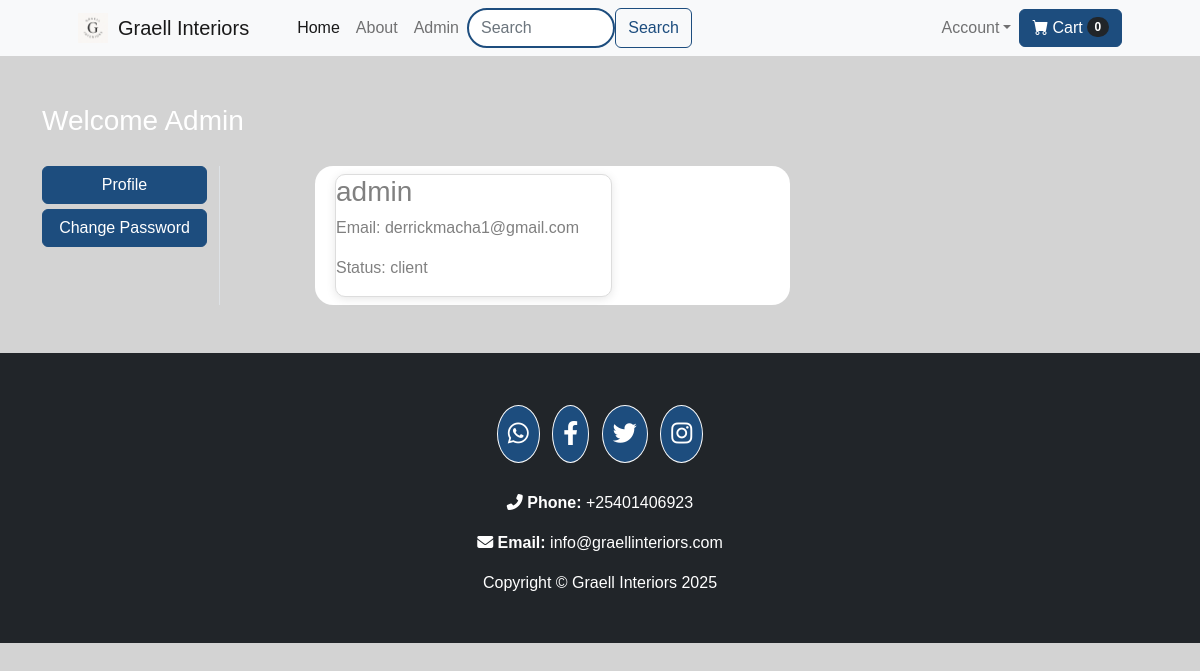
Before: /profile/2 (signed in) with the older database file.
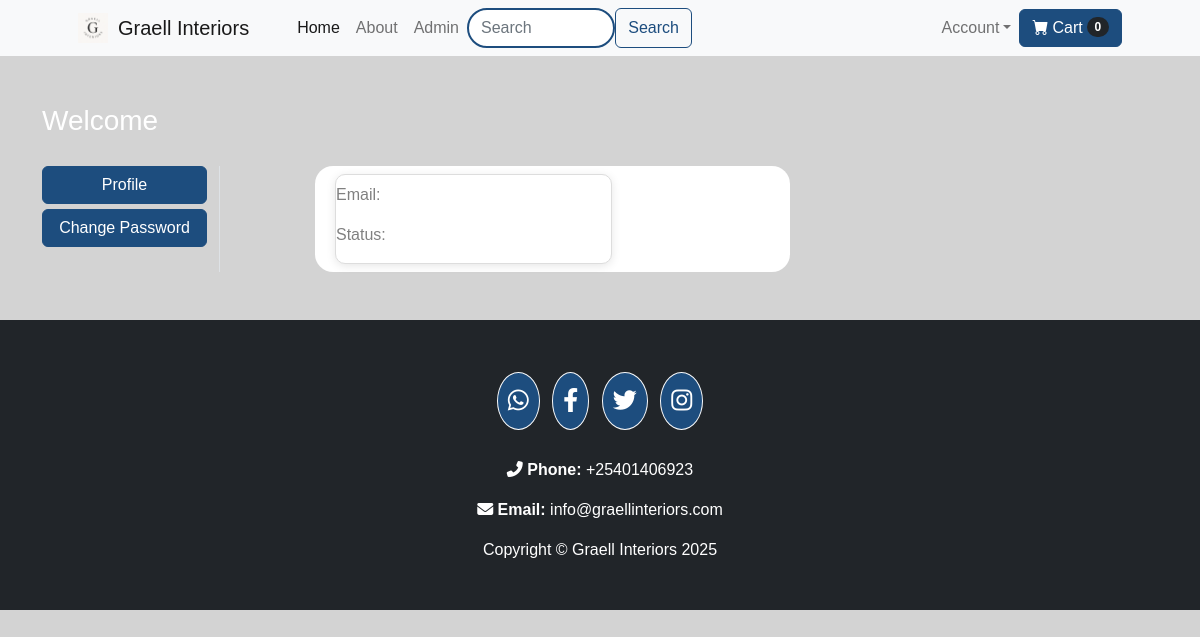
After: the same page with the newer database file.
### website/models.py (models this page shows, shortened)
class Customer(db.Model, UserMixin):
    id = db.Column(db.Integer, primary_key=True)
    email = db.Column(db.String(100), unique=True)
    status = db.Column(db.String(100))
    username = db.Column(db.String(100))
    password_hash = db.Column(db.String(150))
    date_joined = db.Column(db.DateTime(), default=datetime.utcnow)
    cart_items = db.relationship('Cart', backref=db.backref('customer', lazy=True))
    orders = db.relationship('Order', backref=db.backref('customer', lazy=True))
    @property
    def password(self):
        raise AttributeError('Password is not a readable Attribute')

### website/auth.py (the view)
@auth.route('/profile/<int:customer_id>')
@login_required
def profile(customer_id):
    customer = Customer.query.get(customer_id)
    return render_template('profile.html', customer=customer)

### website/templates/profile.html (shortened to what this page needs)
{% extends 'base.html' %}
{% block content %}
<div class="container my-5">
    <div class="row">
        <h3 style="color: white;">Welcome <span class="text-capitalize">{{ customer.username }}</span></h3>
        <div class="col-sm-2 border-end" style="margin-top: 20px;">
            <ul class="list-unstyled">
                <li class="d-grid"><a href="#" class="btn btn-primary">Profile</a></li>
                <li class="d-grid"><a href="/change-password/{{ customer.id }}" class="btn btn-primary" style="margin-top: 5px;">Change Password</a></li>
            </ul>
        </div>
        <div class="col-sm-5 offset-sm-1" style="background-color: white; border-radius: 18px; margin-top: 20px;">
            <div class="row">
                <div class="col-sm-8">
                    <div class="card m-2" style="text-decoration-color: black;">
                        <h3>{{ customer.username }}</h3>
                        <p>Email: {{ customer.email }}</p>
                         <p>Status: {{ customer.status }}</p>
                    </div>
                </div>
            </div>
        </div>
    </div>
</div>
{% endblock %}

Changed rows visible on the page:
removed Customer: username "Admin", username "admin", email "derrickmacha1@gmail.com", status "client"
